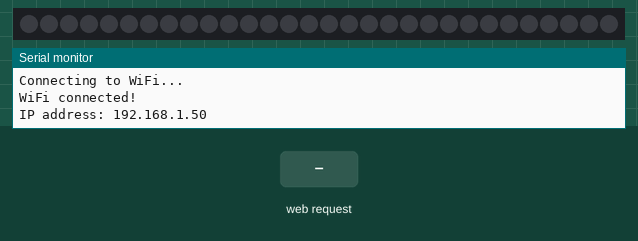
This sketch was run on a simulated Arduino Uno R4 WiFi. Parts: 30 RGB LEDs in strip order, left to right, the last lines printed to the serial monitor. The test bench sets the inputs (shaded band). WiFi joins after 1.5 s; servers stay silent unless stated.

Above: at 2.7 s.
2.8 s: HTTP request GET /ON received
At 3.1 s:
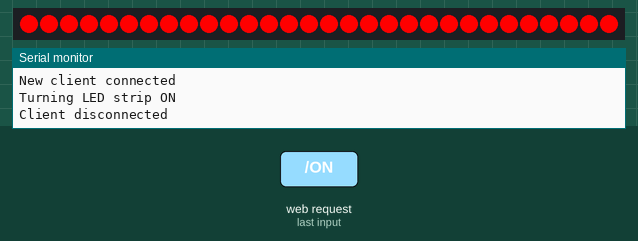
4.3 s: HTTP request GET /OFF received
At 5.4 s:
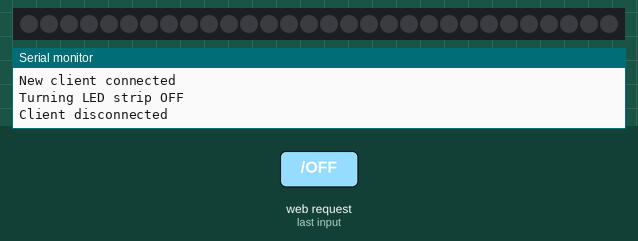
Timing chart, 0 to 7.3 s (numbered marks = the images above; inputs shaded):
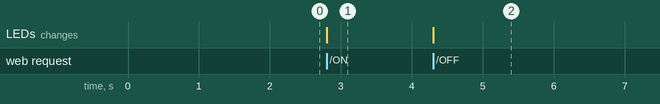

Measured:
- after the input at 2.8 s, the LEDs: change at once (image 1)
- after the input at 4.3 s, the LEDs: change at once (image 2)

The sketch:

GameTableLights2.ino
```cpp
#include <WiFiS3.h>           // Use the WiFi library specific to Arduino Uno R4 WiFi
#include <Adafruit_NeoPixel.h> // Library to control the LED strip

// WiFi credentials
const char* ssid = "Studio 5";
const char* password = "jubensha";

// Set up web server on port 80
WiFiServer server(80);

// LED Strip configuration
#define LED_PIN 6            // Data pin for the LED strip
#define NUM_LEDS 30          // Number of LEDs in the strip

Adafruit_NeoPixel strip(NUM_LEDS, LED_PIN, NEO_GRB + NEO_KHZ800);

void setup() {
  // Initialize Serial for debugging
  Serial.begin(115200);

  // Initialize LED strip
  strip.begin();
  strip.show(); // Initialize all pixels to 'off'

  // Connect to WiFi
  WiFi.begin(ssid, password);
  Serial.print("Connecting to WiFi...");
  while (WiFi.status() != WL_CONNECTED) {
    delay(500);
    Serial.print(".");
  }
  Serial.println("\nWiFi connected!");
  Serial.print("IP address: ");
  Serial.println(WiFi.localIP());

  // Start the server
  server.begin();
}

void loop() {
  // Check if a client has connected
  WiFiClient client = server.available();
  if (client) {
    Serial.println("New client connected");
    String request = client.readStringUntil('\r');
    client.flush();

    // Handle LED ON request
    if (request.indexOf("/ON") != -1) {
      Serial.println("Turning LED strip ON");
      for (int i = 0; i < NUM_LEDS; i++) {
        strip.setPixelColor(i, strip.Color(255, 0, 0)); // Set color to red
      }
      strip.show();
    }

    // Handle LED OFF request
    if (request.indexOf("/OFF") != -1) {
      Serial.println("Turning LED strip OFF");
      for (int i = 0; i < NUM_LEDS; i++) {
        strip.setPixelColor(i, strip.Color(0, 0, 0)); // Turn off LEDs
      }
      strip.show();
    }

    // Send a response back to the client
    client.println("HTTP/1.1 200 OK");
    client.println("Content-Type: text/html");
    client.println(""); // End of HTTP headers
    client.println("<html><body>");
    client.println("<h1>LED Control hello world</h1>");
    client.println("<a href=\"/ON\">Turn ON</a><br>");
    client.println("<a href=\"/OFF\">Turn OFF</a>");
    client.println("</body></html>");

    // Close the connection
    client.stop();
    Serial.println("Client disconnected");
  }
}
```
